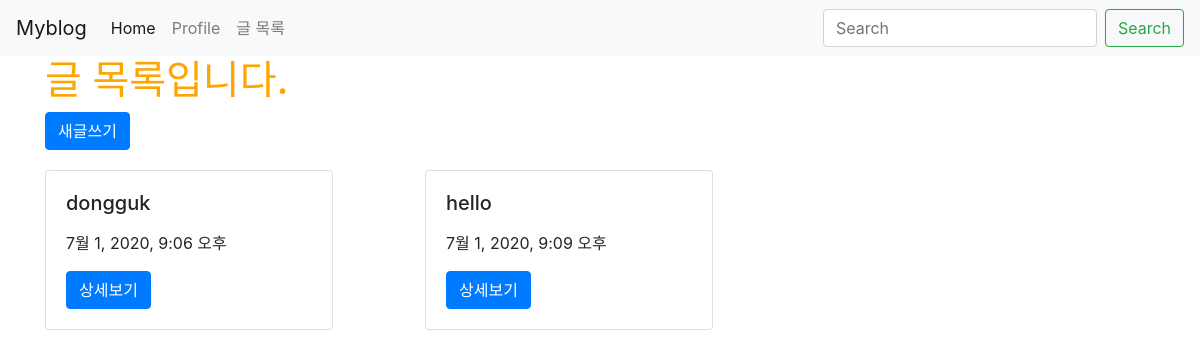
/posts/, run on an earlier commit of the app's database.
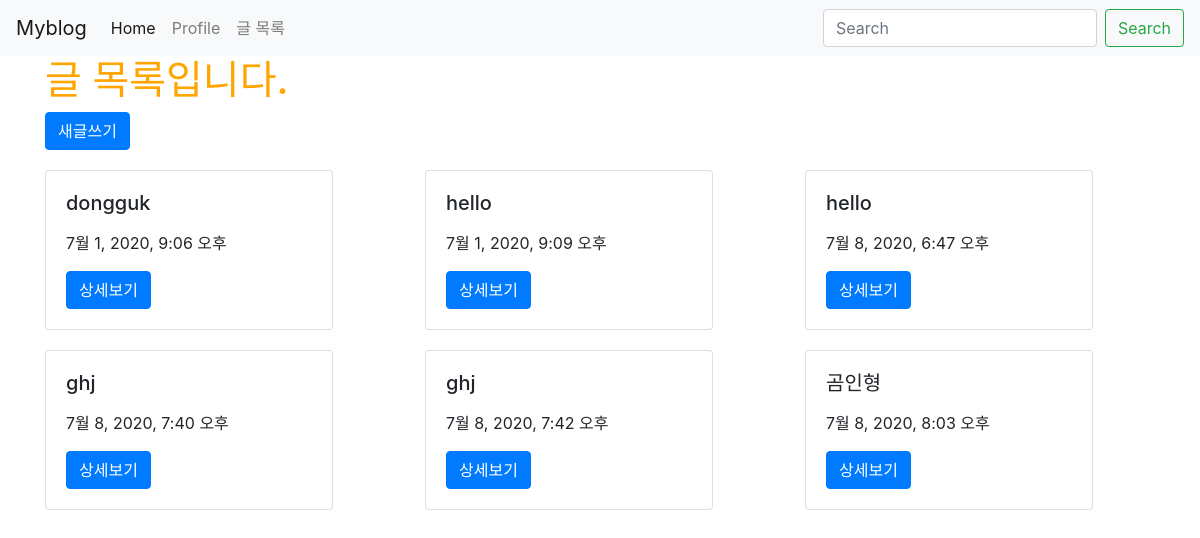
And on a later commit of the database.
### posts/models.py (models this page shows)
class Post(models.Model):
    title = models.CharField(max_length=50, null=False)
    Content = models.TextField()
    view_count = models.IntegerField(default=0)
    created_at = models.DateTimeField(auto_now_add = True)
    updated_at = models.DateTimeField(auto_now = True)

### posts/views.py (the view)
# urls.py: path('', views.main, name="main"),
def main(request):
    posts = Post.objects.all()
    return render(request,'posts/main.html', {'posts': posts})

### posts/templates/posts/main.html (shortened to what this page needs)
{% extends 'base.html' %}
{% load static %}
{% block content %}
<div class="container">
    <h1>글 목록입니다.</h1>
    <a href="{% url 'posts:new' %}" class="btn btn-primary">새글쓰기</a>
    <div class="row">
        {% for post in posts %}
        <div class="col-md-4 col-12">
            <div class="card" style="width: 18rem; margin-top: 20px;">
                <div class="card-body">
                    <h5 class="card-title">{{ post.title }}</h5>
                    <p>{{ post.created_at }}</p>
                    <a href="{% url 'posts:show' post.pk %}" class="btn btn-primary">상세보기</a>
                </div>
            </div>
        </div>
        {% endfor %}
    </div>
</div> {% endblock %}

### myblog/templates/base.html (shortened to what this page needs)
{% load static %}
<!doctype html>
<html lang="en">
  <head>
    <link rel="stylesheet" href="https://stackpath.bootstrapcdn.com/bootstrap/4.5.0/css/bootstrap.min.css">
    <link rel="stylesheet" href="{% static 'css/project.css' %}">
  </head>
  <body>
    {% include 'shared/_navbar.html' %}
    {% block content %}
    {% endblock %}
  </body>
</html>

### myblog/templates/shared/_navbar.html (shortened to what this page needs)
<nav class="navbar navbar-expand-lg navbar-light bg-light">
    <a class="navbar-brand" href="{% url 'main' %}">Myblog</a>
    <div class="collapse navbar-collapse" id="navbarSupportedContent">
      <ul class="navbar-nav mr-auto">
        <li class="nav-item active">
          <a class="nav-link" href="{% url 'main' %}">Home <span class="sr-only">(current)</span></a>
        </li>
        <li class="nav-item">
          <a class="nav-link" href="{% url 'introduction:profile' %}">Profile</a>
        </li>
        <li class="nav-item">
          <a class="nav-link" href="{% url 'posts:main' %}">글 목록</a>
        </li>
      </ul>
      <form class="form-inline my-2 my-lg-0">
        <input class="form-control mr-sm-2" type="search" placeholder="Search" aria-label="Search">
        <button class="btn btn-outline-success my-2 my-sm-0" type="submit">Search</button>
      </form>
    </div>
</nav>

### myblog/static/css/project.css (style rules this page uses)
h1 { color:orange; }

What changed in the data, as far as the page shows it:
added Post: title "hello", created_at "7월 8, 2020, 6:47 오후"
added Post: title "ghj", created_at "7월 8, 2020, 7:40 오후"
added Post: title "ghj", created_at "7월 8, 2020, 7:42 오후"
added Post: title "곰인형", created_at "7월 8, 2020, 8:03 오후"
